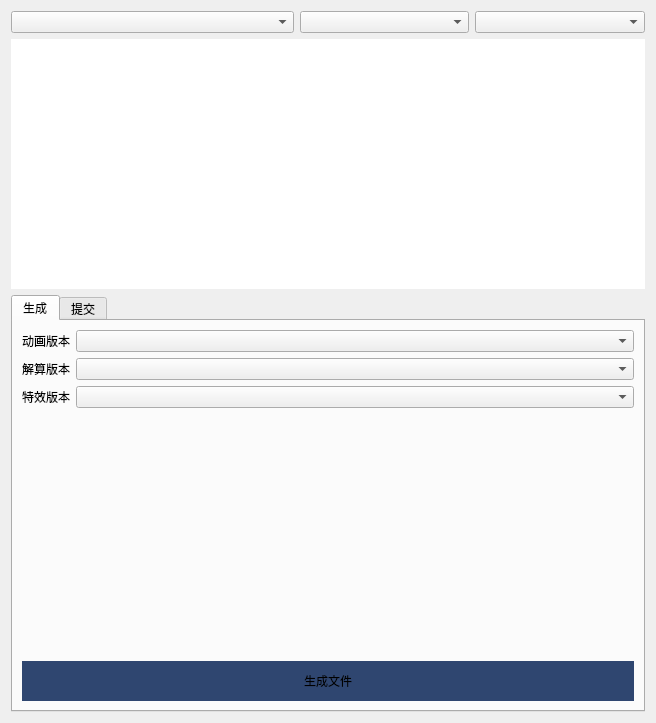
<?xml version="1.0" encoding="UTF-8"?>
<ui version="4.0">
 <class>Widget</class>
 <widget class="QWidget" name="Widget">
  <property name="geometry">
   <rect>
    <x>0</x>
    <y>0</y>
    <width>656</width>
    <height>723</height>
   </rect>
  </property>
  <property name="sizePolicy">
   <sizepolicy hsizetype="Maximum" vsizetype="Maximum">
    <horstretch>0</horstretch>
    <verstretch>0</verstretch>
   </sizepolicy>
  </property>
  <property name="minimumSize">
   <size>
    <width>0</width>
    <height>0</height>
   </size>
  </property>
  <property name="maximumSize">
   <size>
    <width>10000</width>
    <height>10000</height>
   </size>
  </property>
  <property name="sizeIncrement">
   <size>
    <width>200</width>
    <height>400</height>
   </size>
  </property>
  <property name="baseSize">
   <size>
    <width>200</width>
    <height>400</height>
   </size>
  </property>
  <property name="windowTitle">
   <string>提交灯光</string>
  </property>
  <property name="styleSheet">
   <string notr="true"/>
  </property>
  <layout class="QVBoxLayout" name="verticalLayout" stretch="0,3,5">
   <item>
    <layout class="QHBoxLayout" name="horizontalLayout" stretch="5,3,3">
     <item>
      <widget class="QComboBox" name="proj">
       <property name="placeholderText">
        <string>工程</string>
       </property>
      </widget>
     </item>
     <item>
      <widget class="QComboBox" name="sc"/>
     </item>
     <item>
      <widget class="QComboBox" name="shot"/>
     </item>
    </layout>
   </item>
   <item>
    <widget class="QListWidget" name="usd">
     <property name="styleSheet">
      <string notr="true">border:0;
border-radius:20;</string>
     </property>
    </widget>
   </item>
   <item>
    <widget class="QTabWidget" name="tabWidget">
     <property name="currentIndex">
      <number>0</number>
     </property>
     <widget class="QWidget" name="tab">
      <attribute name="title">
       <string>生成</string>
      </attribute>
      <layout class="QVBoxLayout" name="verticalLayout_4">
       <item>
        <layout class="QFormLayout" name="formLayout">
         <item row="0" column="0">
          <widget class="QLabel" name="label">
           <property name="text">
            <string>动画版本</string>
           </property>
          </widget>
         </item>
         <item row="0" column="1">
          <widget class="QComboBox" name="anim_ver"/>
         </item>
         <item row="1" column="0">
          <widget class="QLabel" name="label_2">
           <property name="text">
            <string>解算版本</string>
           </property>
          </widget>
         </item>
         <item row="1" column="1">
          <widget class="QComboBox" name="cfx_ver"/>
         </item>
         <item row="2" column="1">
          <widget class="QComboBox" name="vfx_ver"/>
         </item>
         <item row="2" column="0">
          <widget class="QLabel" name="label_3">
           <property name="text">
            <string>特效版本</string>
           </property>
          </widget>
         </item>
        </layout>
       </item>
       <item>
        <widget class="QPushButton" name="pushButton">
         <property name="minimumSize">
          <size>
           <width>0</width>
           <height>40</height>
          </size>
         </property>
         <property name="styleSheet">
          <string notr="true">QPushButton{
background-color: rgb(47, 70, 112);
border:0px;
}
QPushButton:hover {
background-color: rgb(26, 61, 54);
}</string>
         </property>
         <property name="text">
          <string>生成文件</string>
         </property>
        </widget>
       </item>
      </layout>
     </widget>
     <widget class="QWidget" name="tab_2">
      <attribute name="title">
       <string>提交</string>
      </attribute>
      <layout class="QVBoxLayout" name="verticalLayout_6">
       <item>
        <widget class="QComboBox" name="ver"/>
       </item>
       <item>
        <widget class="QGroupBox" name="groupBox">
         <property name="styleSheet">
          <string notr="true"/>
         </property>
         <property name="title">
          <string>提交说明</string>
         </property>
         <layout class="QVBoxLayout" name="verticalLayout_3">
          <item>
           <widget class="QTextEdit" name="node">
            <property name="styleSheet">
             <string notr="true">border:0;</string>
            </property>
           </widget>
          </item>
         </layout>
        </widget>
       </item>
       <item>
        <widget class="QPushButton" name="submit">
         <property name="sizePolicy">
          <sizepolicy hsizetype="Minimum" vsizetype="Maximum">
           <horstretch>0</horstretch>
           <verstretch>0</verstretch>
          </sizepolicy>
         </property>
         <property name="minimumSize">
          <size>
           <width>0</width>
           <height>40</height>
          </size>
         </property>
         <property name="maximumSize">
          <size>
           <width>16777215</width>
           <height>40</height>
          </size>
         </property>
         <property name="styleSheet">
          <string notr="true">QPushButton{
background-color: rgb(47, 70, 112);
border:0px;
}
QPushButton:hover {
background-color: rgb(26, 61, 54);
}</string>
         </property>
         <property name="text">
          <string>提交</string>
         </property>
         <property name="flat">
          <bool>false</bool>
         </property>
        </widget>
       </item>
      </layout>
     </widget>
    </widget>
   </item>
  </layout>
 </widget>
 <resources/>
 <connections/>
</ui>
